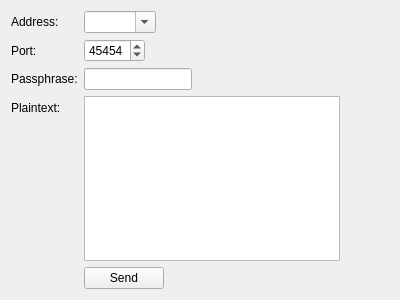
<?xml version="1.0" encoding="UTF-8"?>
<ui version="4.0">
 <class>MainWindow</class>
 <widget class="QMainWindow" name="MainWindow">
  <property name="geometry">
   <rect>
    <x>0</x>
    <y>0</y>
    <width>400</width>
    <height>300</height>
   </rect>
  </property>
  <property name="windowTitle">
   <string>UDP Client</string>
  </property>
  <widget class="QWidget" name="centralWidget">
   <layout class="QFormLayout" name="formLayout">
    <property name="fieldGrowthPolicy">
     <enum>QFormLayout::FieldsStayAtSizeHint</enum>
    </property>
    <item row="0" column="0">
     <widget class="QLabel" name="addressLabel">
      <property name="text">
       <string>Address:</string>
      </property>
     </widget>
    </item>
    <item row="0" column="1">
     <widget class="QComboBox" name="addressComboBox">
      <property name="editable">
       <bool>true</bool>
      </property>
     </widget>
    </item>
    <item row="1" column="0">
     <widget class="QLabel" name="portLabel">
      <property name="text">
       <string>Port:</string>
      </property>
     </widget>
    </item>
    <item row="1" column="1">
     <widget class="QSpinBox" name="portSpinBox">
      <property name="maximum">
       <number>65535</number>
      </property>
      <property name="value">
       <number>45454</number>
      </property>
     </widget>
    </item>
    <item row="2" column="0">
     <widget class="QLabel" name="passphraseLabel">
      <property name="text">
       <string>Passphrase:</string>
      </property>
     </widget>
    </item>
    <item row="2" column="1">
     <widget class="QLineEdit" name="passphraseLineEdit">
      <property name="echoMode">
       <enum>QLineEdit::Password</enum>
      </property>
     </widget>
    </item>
    <item row="3" column="0">
     <widget class="QLabel" name="plaintextLabel">
      <property name="text">
       <string>Plaintext:</string>
      </property>
     </widget>
    </item>
    <item row="3" column="1">
     <widget class="QTextEdit" name="plaintextTextEdit"/>
    </item>
    <item row="4" column="1">
     <widget class="QPushButton" name="sendPushButton">
      <property name="text">
       <string>Send</string>
      </property>
     </widget>
    </item>
   </layout>
  </widget>
 </widget>
 <layoutdefault spacing="6" margin="11"/>
 <resources/>
 <connections>
  <connection>
   <sender>sendPushButton</sender>
   <signal>clicked()</signal>
   <receiver>MainWindow</receiver>
   <slot>broadcastDatagram()</slot>
   <hints>
    <hint type="sourcelabel">
     <x>147</x>
     <y>258</y>
    </hint>
    <hint type="destinationlabel">
     <x>199</x>
     <y>149</y>
    </hint>
   </hints>
  </connection>
 </connections>
 <slots>
  <slot>broadcastDatagram()</slot>
 </slots>
</ui>
